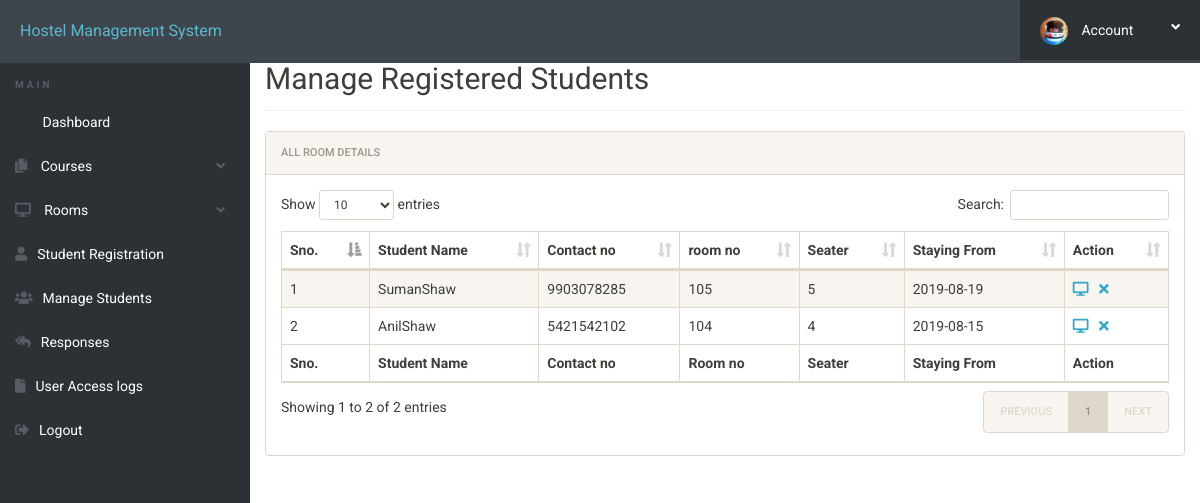
The app's page /admin/manage-students.php (signed in) with its own data.
### tables this page shows
CREATE TABLE `registration` (
  `id` int(11) NOT NULL,
  `roomno` int(11) DEFAULT NULL,
  `seater` int(11) DEFAULT NULL,
  `feespm` int(11) DEFAULT NULL,
  `foodstatus` int(11) DEFAULT NULL,
  `stayfrom` date DEFAULT NULL,
  `duration` int(11) DEFAULT NULL,
  `course` varchar(500) DEFAULT NULL,
  `firstName` varchar(500) DEFAULT NULL,
  `middleName` varchar(500) DEFAULT NULL,
  `lastName` varchar(500) DEFAULT NULL,
  `gender` varchar(250) DEFAULT NULL,
  `contactno` bigint(11) DEFAULT NULL,
  `email` varchar(500) DEFAULT NULL,
  `aadhar` bigint(20) NOT NULL,
  `egycontactno` bigint(11) DEFAULT NULL,
  `guardianName` varchar(500) DEFAULT NULL,
  `guardianRelation` varchar(500) DEFAULT NULL,
  `guardianContactno` bigint(11) DEFAULT NULL,
  `corresAddress` varchar(500) DEFAULT NULL,
  `corresCIty` varchar(500) DEFAULT NULL,
  `corresState` varchar(500) DEFAULT NULL,
  `corresPincode` int(11) DEFAULT NULL,
  `pmntAddress` varchar(500) DEFAULT NULL,
  `pmntCity` varchar(500) DEFAULT NULL,
  `pmnatetState` varchar(500) DEFAULT NULL,
  `pmntPincode` int(11) DEFAULT NULL,
  `image` varchar(200) NOT NULL,
  `postingDate` timestamp NULL DEFAULT current_timestamp()
);

### admin/manage-students.php (the view, shortened to what this page needs)
<?php
include('includes/config.php');
?>
<!doctype html>
<html lang="en" class="no-js">
<head>
	<link rel="stylesheet" href="css/font-awesome.min.css">
	<link rel="stylesheet" href="css/bootstrap.min.css">
	<link rel="stylesheet" href="css/dataTables.bootstrap.min.css">
	<link rel="stylesheet" href="css/bootstrap-social.css">
	<link rel="stylesheet" href="css/bootstrap-select.css">
	<link rel="stylesheet" href="css/fileinput.min.css">
	<link rel="stylesheet" href="css/awesome-bootstrap-checkbox.css">
	<link rel="stylesheet" href="css/style.css">
</head>
<body>
	<?php include('includes/header.php');?>
	<div class="ts-main-content">
			<?php include('includes/sidebar.php');?>
		<div class="content-wrapper">
			<div class="container-fluid">
				<div class="row">
					<div class="col-md-12">
						<h2 class="page-title" style="margin-top:4%">Manage Registered Students</h2>
						<div class="panel panel-default">
							<div class="panel-heading">All Room Details</div>
							<div class="panel-body">
								<table id="zctb" class="display table table-striped table-bordered table-hover" cellspacing="0" width="100%">
									<thead>
										<tr>
											<th>Sno.</th>
											<th>Student Name</th>
											<th>Contact no </th>
											<th>room no  </th>
											<th>Seater </th>
											<th>Staying From </th>
											<th>Action</th>
										</tr>
									</thead>
									<tfoot>
										<tr>
											<th>Sno.</th>
											<th>Student Name</th>
											<th>Contact no </th>
											<th>Room no  </th>
											<th>Seater </th>
											<th>Staying From </th>
											<th>Action</th>
										</tr>
									</tfoot>
									<tbody>
<?php
$ret="select * from registration";
$stmt= $mysqli->prepare($ret) ;
$stmt->execute() ;
$res=$stmt->get_result();
$cnt=1;
while($row=$res->fetch_object())
	  {
	  	?>
<tr><td><?php echo $cnt;;?></td>
<td><?php echo $row->firstName;?><?php echo $row->middleName;?><?php echo $row->lastName;?></td>
<td><?php echo $row->contactno;?></td>
<td><?php echo $row->roomno;?></td>
<td><?php echo $row->seater;?></td>
<td><?php echo $row->stayfrom;?></td>
<td>
<a href="javascript:void(0);"  onClick="popUpWindow('http://localhost/hostel/hostel/admin/full-profile.php?id=<?php echo $row->id;?>');" title="View Full Details"><i class="fa fa-desktop"></i></a>&nbsp;&nbsp;
<a href="manage-students.php?del=<?php echo $row->id;?>" title="Delete Record" onclick="return confirm("Do you want to delete");"><i class="fa fa-close"></i></a></td>
										</tr>
									<?php
$cnt=$cnt+1;
									 } ?>
									</tbody>
								</table>
							</div>
						</div>
					</div>
				</div>
			</div>
		</div>
	</div>
</body>
</html>

### admin/css/style.css (style rules this page uses)
html { font-size: 14px; }
@media only screen and (min-width: 480px) { html { font-size: 17px; } }
@media only screen and (min-width: 768px) { html { font-size: 14px; } }
body { font-size: 1em; }
a { color: #37a6c4; }
.panel { overflow: hidden; }
.page-title { padding-bottom: 15px; margin-bottom: 20px; border-bottom: 1px solid #f0f0f0; }
.ts-main-content .content-wrapper { padding-top: 15px; margin-top: 10px; }
@media only screen and (min-width: 992px) { .ts-main-content .content-wrapper { margin-left: 250px; } }

### records on screen
registration: firstName "Suman", lastName "Shaw", contactno "9903078285", roomno "105", seater "5", stayfrom "2019-08-19"
registration: firstName "Anil", lastName "Shaw", contactno "5421542102", roomno "104", seater "4", stayfrom "2019-08-15"
